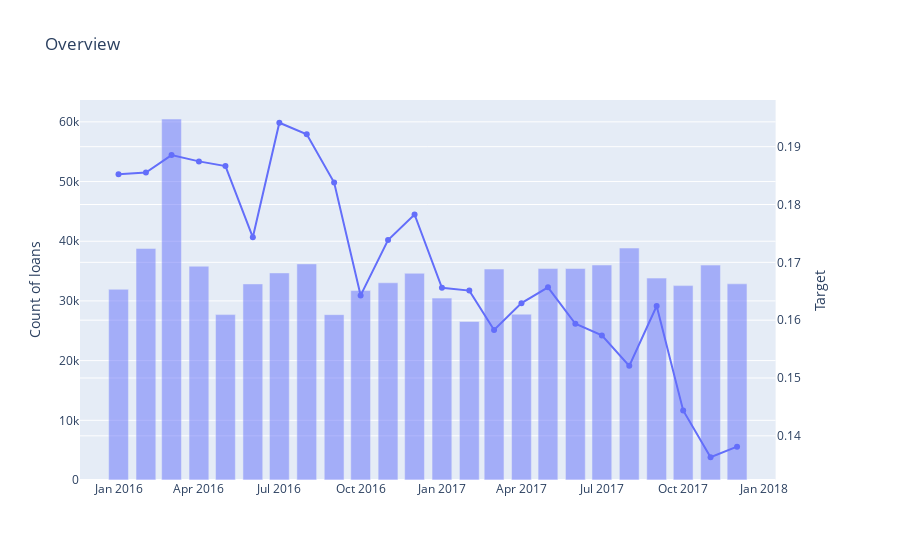

Notebook cell for this chart:
### Code cell
fig = make_subplots(specs=[[{"secondary_y": True, }, ], ])
shape_df = data.groupby('month_period')[CONFIG.TARGET_COLUMN].count().reset_index()
target_df = data.groupby('month_period')[CONFIG.TARGET_COLUMN].mean().reset_index()

target_plot = px.line(x=target_df['month_period'], y=target_df[CONFIG.TARGET_COLUMN], markers=True, title='Target')
shape_plot = px.bar(x=shape_df['month_period'], y=shape_df[CONFIG.TARGET_COLUMN], opacity=0.5, title='Shape')

target_plot.update_traces(yaxis='y2')

fig.add_traces(target_plot.data + shape_plot.data)
fig.update_layout(title='Overview', yaxis=dict(title='Count of loans', ), yaxis2=dict(title='Target', ))

fig.show()

### Figure 1 — Plotly figure (JSON) as saved in the notebook; plotly's stock layout.template omitted (floating-point values rounded to 4 significant figures)
{"data": [{"hovertemplate": "x=%{x}<br>y=%{y}<extra></extra>", "legendgroup": "", "line": {"color": "#636efa", "dash": "solid"}, "marker": {"symbol": "circle"}, "mode": "lines+markers", "name": "", "orientation": "v", "showlegend": false, "type": "scatter", "x": ["2016-01", "2016-02", "2016-03", "2016-04", "2016-05", "2016-06", "2016-07", "2016-08", "2016-09", "2016-10", "2016-11", "2016-12", "2017-01", "2017-02", "2017-03", "2017-04", "2017-05", "2017-06", "2017-07", "2017-08", "2017-09", "2017-10", "2017-11", "2017-12"], "xaxis": "x", "y": [0.1852, 0.1855, 0.1885, 0.1875, 0.1866, 0.1743, 0.1941, 0.1922, 0.1838, 0.1643, 0.1738, 0.1783, 0.1656, 0.1651, 0.1583, 0.1629, 0.1657, 0.1594, 0.1574, 0.1521, 0.1624, 0.1444, 0.1363, 0.1381], "yaxis": "y2"}, {"hovertemplate": "x=%{x}<br>y=%{y}<extra></extra>", "legendgroup": "", "marker": {"color": "#636efa", "opacity": 0.5, "pattern": {"shape": ""}}, "name": "", "orientation": "v", "showlegend": false, "textposition": "auto", "type": "bar", "x": ["2016-01", "2016-02", "2016-03", "2016-04", "2016-05", "2016-06", "2016-07", "2016-08", "2016-09", "2016-10", "2016-11", "2016-12", "2017-01", "2017-02", "2017-03", "2017-04", "2017-05", "2017-06", "2017-07", "2017-08", "2017-09", "2017-10", "2017-11", "2017-12"], "xaxis": "x", "y": [31951, 38796, 60479, 35816, 27710, 32853, 34692, 36206, 27705, 31738, 33040, 34632, 30472, 26552, 35348, 27776, 35425, 35437, 36018, 38863, 33826, 32566, 36002, 32869], "yaxis": "y"}], "layout": {"title": {"text": "Overview"}, "xaxis": {"anchor": "y", "domain": [0, 0.94]}, "yaxis": {"anchor": "x", "domain": [0, 1], "title": {"text": "Count of loans"}}, "yaxis2": {"anchor": "x", "overlaying": "y", "side": "right", "title": {"text": "Target"}}}}
